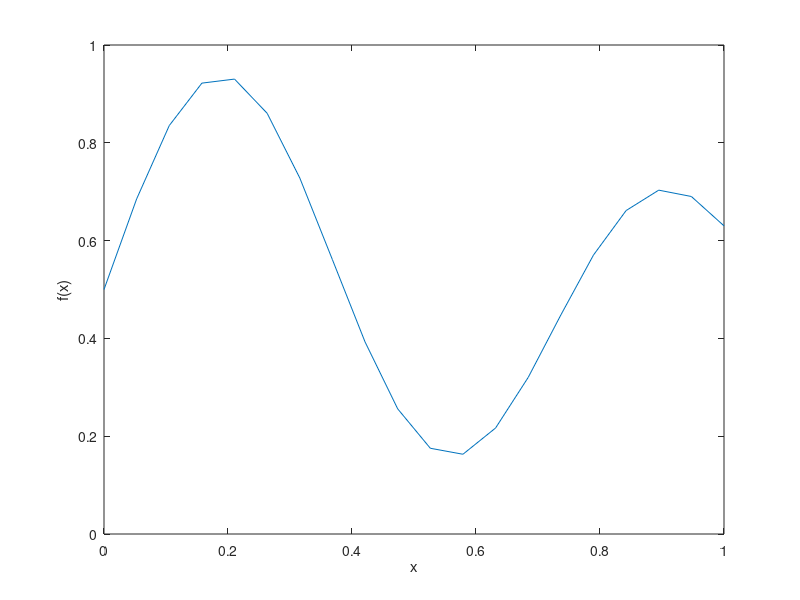
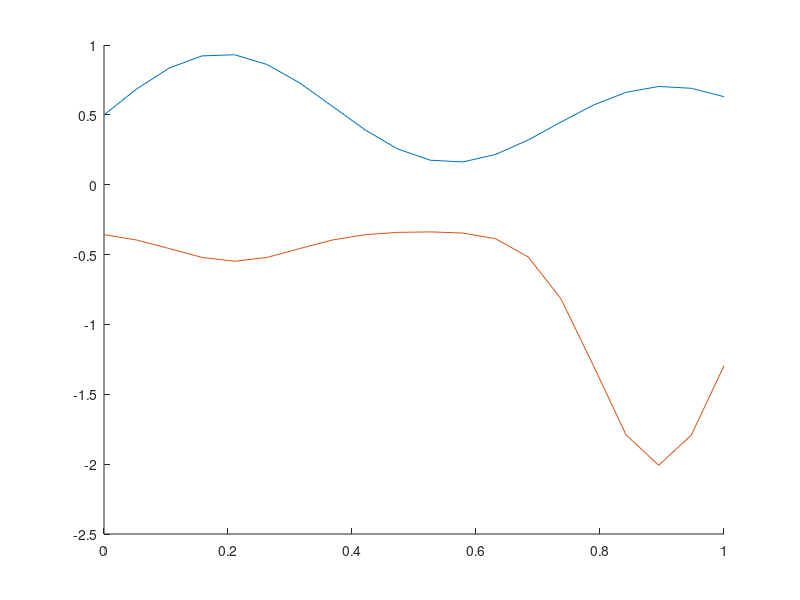
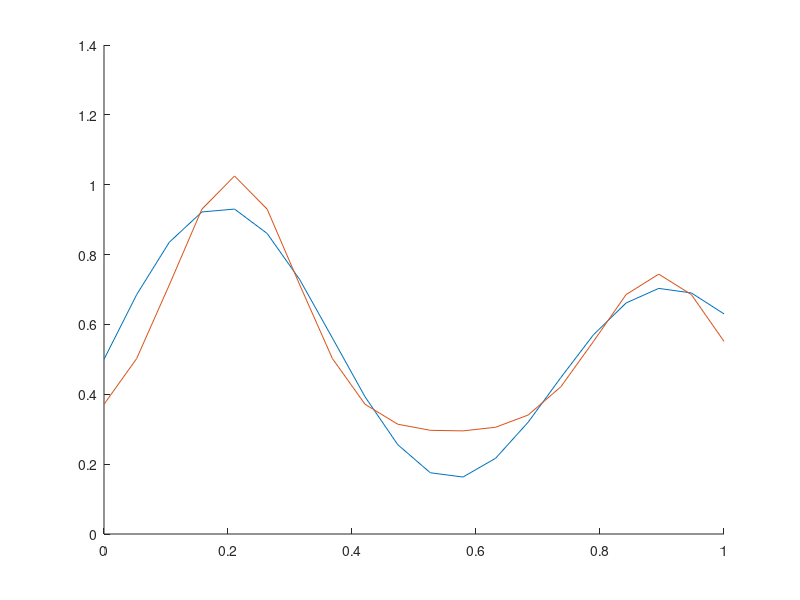

The MATLAB source for these figures, in order:
clear all; 
clc;

x=linspace(0,1,20);

func=(1+0.6*sin(2*pi*x/0.7)+0.3*sin(2*pi*x))/2;

figure(1)
plot(x,func);
ylabel('f(x)');
xlabel('x');

%rnd vertes

w1 = randn(1);
w2 = randn(1);
b1 = randn(1);


[pks,locs] = findpeaks(func);
c1 = x(locs(1,1));
c2 = x(locs(1,2));

r1 = 0.1;
r2 = 0.1;

func1 = zeros(1,20);
func2 = zeros(1,20);

%apskanciuojame spindulno fukncijas

for n = 1:20
    
    func1(n) = exp(-((x(n)-c1)^2)/(2*r1^2));
    func2(n) = exp(-((x(n)-c2)^2)/(2*r2^2));

end

E = 0;
e = 0;
er = zeros(1, length(x));

%suskaiciuojamos sumos su svoriais

for n = 1:20
    w(n) = w1*func1(n) + w2*func2(n) + b1;
end

for n = 1:20
    er(n) = func(n) - w(n);
    e = e + er(n);
    E = E + abs(er(n));
end

%mokymo zingsnis

l = 0.01;

MaxE = 0.001;

figure(2)
hold on
plot(x,func);
plot(x,w);
hold off

for z = 1:5000 
    
    %atnaujinam kintamuosius
    
    for n = 1:20
        w1 = w1 + l*er(n)*func1(n);
        w2 = w2 + l*er(n)*func2(n);
        b1 = b1 + l*er(n);
    end
    
    %pirmas sluoksnis
    
    for n = 1:20
    
        w(n) = w1*func1(n) + w2*func2(n) + b1;
    
    end
    
    E = 0;
    e = 0;
    er = zeros(1, length(x));
    
    for n = 1:20
       
        er(n) = func(n) - w(n);
        e = e + er(n);
        E = E + abs(er(n));
    
    end
    
    
    E
    
end

figure(3)
hold on
plot(x,func);
plot(x,w);
hold off

    
